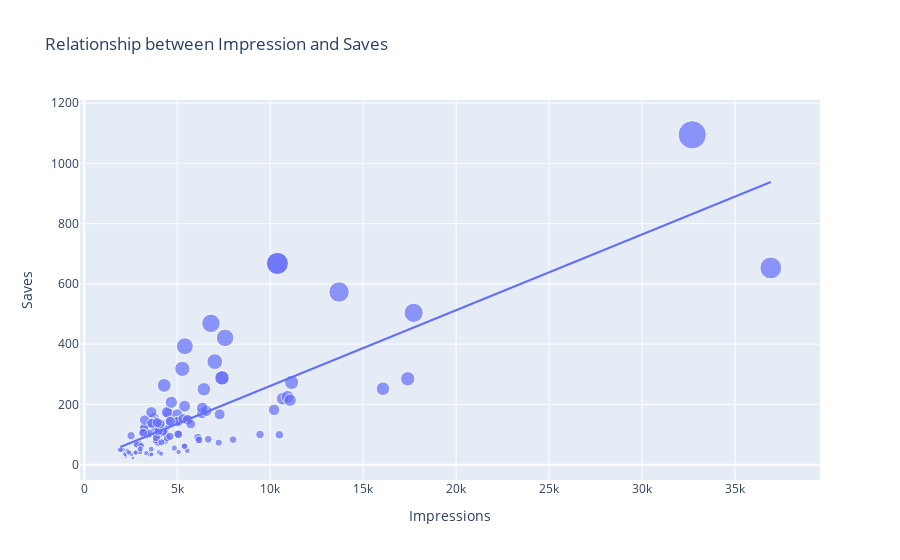

Notebook cell for this chart:
### Code cell
figure=px.scatter(data_frame=data,x='Impressions',y='Saves',size='Saves',trendline='ols',
                 title="Relationship between Impression and Saves")
figure.show()
